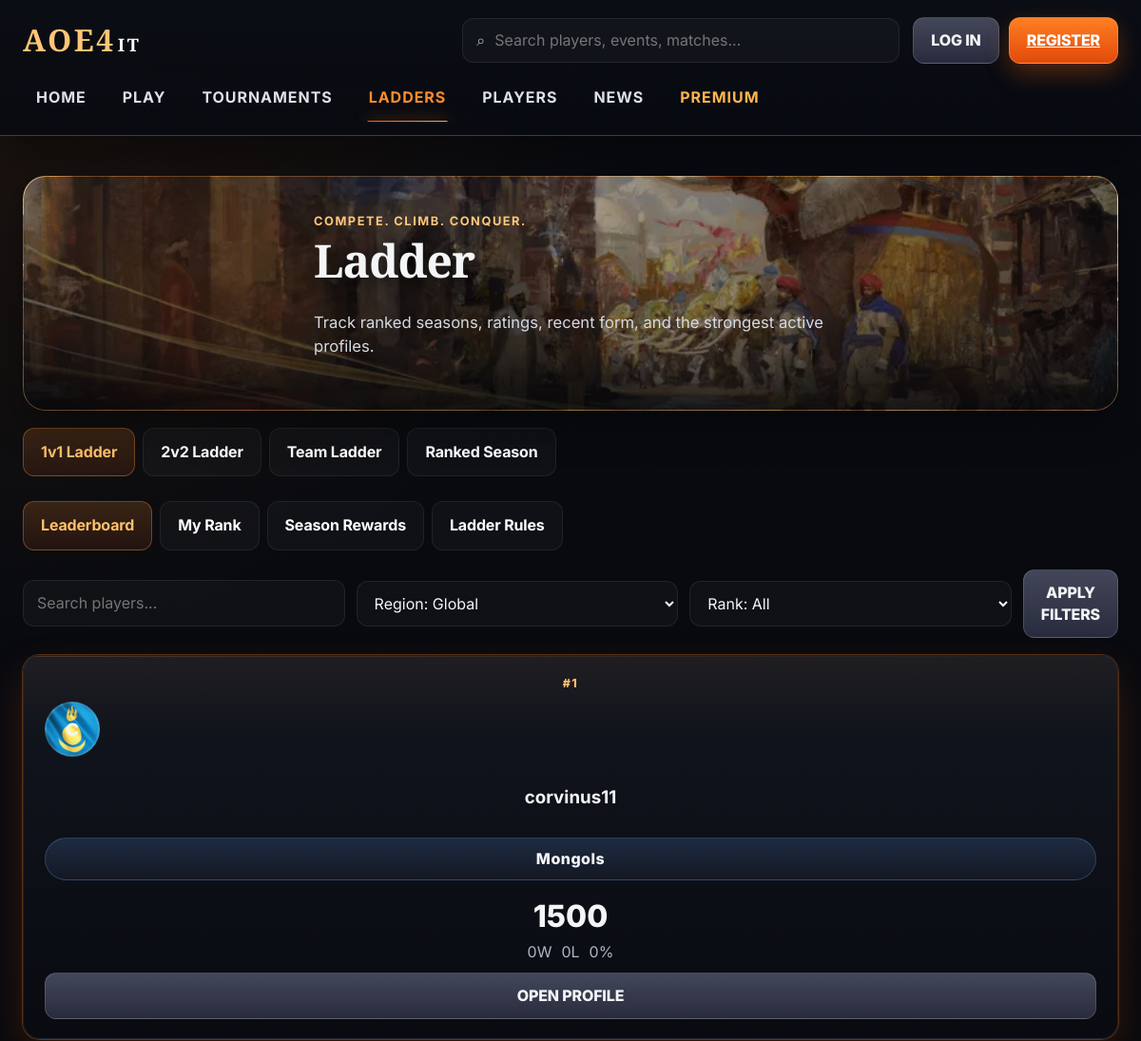
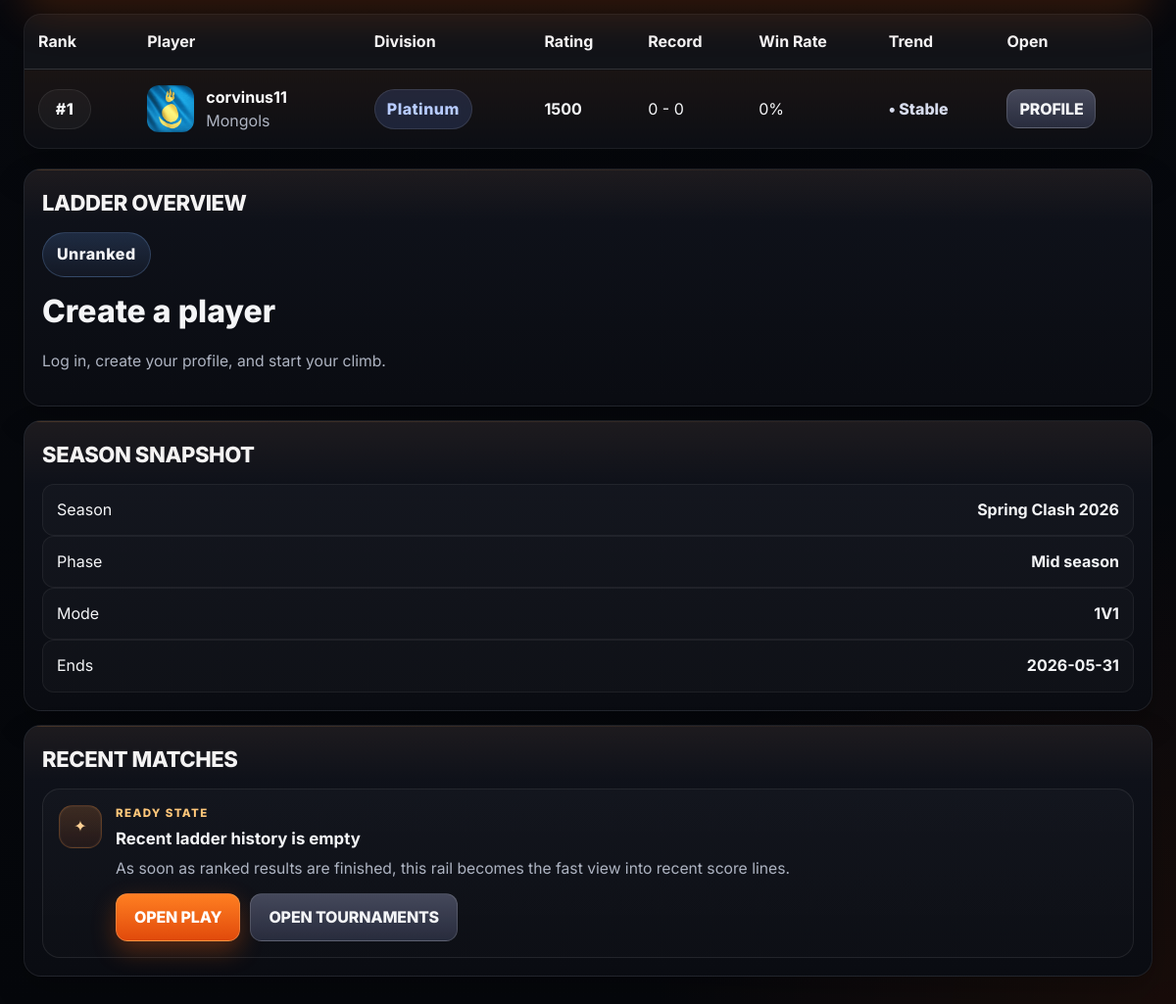
The page /ladder on the database its author committed (2 pictures, top to bottom).
### tables this page shows
CREATE TABLE players (
            id INTEGER PRIMARY KEY AUTOINCREMENT,
            user_id INTEGER UNIQUE,
            display_name TEXT NOT NULL UNIQUE,
            country TEXT,
            main_civ TEXT,
            bio TEXT,
            rating INTEGER NOT NULL DEFAULT 1500,
            trust_score INTEGER NOT NULL DEFAULT 100,
            is_shadow INTEGER NOT NULL DEFAULT 0,
            created_at TEXT NOT NULL,
            FOREIGN KEY (user_id) REFERENCES users(id)
        );

### app.py (the view)
@app.route('/ladder')
def ladder():
    mode = request.args.get('mode', '1v1').strip().lower()
    if mode not in {'1v1', '2v2', 'team', 'season'}:
        mode = '1v1'
    view = request.args.get('view', 'leaderboard').strip().lower()
    if view not in {'leaderboard', 'my-rank', 'rewards', 'rules'}:
        view = 'leaderboard'
    search = request.args.get('q', '').strip()
    region = request.args.get('region', 'global').strip().upper() or 'GLOBAL'
    rank_filter = request.args.get('rank', 'all').strip().lower() or 'all'
    rows = filtered_public_players(search=search, country='' if region == 'GLOBAL' else region)
    if rank_filter != 'all':
        rows = [row for row in rows if rating_band(row['rating']) == rank_filter]
    ladder_rows = []
    for idx, row in enumerate(rows, start=1):
        ladder_rows.append({'rank': idx, 'player': row, 'stats': player_stats(row['id'])})
    current_player = get_current_player()
    current_player_row = next((row for row in ladder_rows if current_player and row['player']['id'] == current_player['id']), None)
    season_window = {
        'name': 'Spring Clash 2026',
        'phase': 'Mid season',
        'ends_at': '2026-05-31 23:59',
    }
    return render_template(
        'ladder.html',
        ladder_rows=ladder_rows,
        recent=recent_results(6),
        mode=mode,
        view=view,
        search=search,
        region=region,
        rank_filter=rank_filter,
        current_player_row=current_player_row,
        season_window=season_window,
    )

### app.py (called while the page is built, shortened)
def email_enabled() -> bool:
    return bool((RESEND_API_KEY and MAIL_FROM) or (SMTP_HOST and MAIL_FROM))

def validate_csrf_or_reject():
    if request.method in SAFE_HTTP_METHODS or request.endpoint == 'static':
        return None
    sent_token = request.form.get('_csrf_token', '') or request.headers.get('X-CSRF-Token', '')
    expected_token = session.get(CSRF_SESSION_KEY, '')
    if not expected_token or not sent_token or not secrets.compare_digest(str(sent_token), str(expected_token)):
        return csrf_failure_response()
    return None

def get_db() -> sqlite3.Connection:
    if 'db' not in g:
        conn = sqlite3.connect(DB_PATH, timeout=30)
        conn.row_factory = sqlite3.Row
        conn.execute('PRAGMA foreign_keys = ON')
        g.db = conn
    return g.db

def query_all(sql: str, params: tuple = ()):
    return get_db().execute(sql, params).fetchall()

def query_one(sql: str, params: tuple = ()):
    return get_db().execute(sql, params).fetchone()

def now() -> datetime:
    return datetime.now()

def ensure_column(table: str, column: str, definition: str) -> None:
    cols = {row['name'] for row in query_all(f'PRAGMA table_info({table})')}
    if column not in cols:
        get_db().execute(f'ALTER TABLE {table} ADD COLUMN {definition}')
        get_db().commit()

@app.before_request
def apply_request_security():
    session.permanent = True
    csrf_result = validate_csrf_or_reject()
    if csrf_result is not None:
        return csrf_result

def get_current_user() -> Optional[sqlite3.Row]:
    uid = session.get('user_id')
    if not uid:
        return None
    return query_one('SELECT * FROM users WHERE id = ?', (uid,))

def get_current_player() -> Optional[sqlite3.Row]:
    user = get_current_user()
    if not user or not user['player_id']:
        return None
    return query_one('SELECT * FROM players WHERE id = ?', (user['player_id'],))

def is_admin() -> bool:
    user = get_current_user()
    return bool(user and user['is_admin'])

def shadow_lab_available() -> bool:
    return ENABLE_SHADOW_LAB or APP_ENV == 'development'

def auto_start_due_tournaments() -> None:
    due = query_all('SELECT * FROM tournaments WHERE status = ? AND starts_at IS NOT NULL', ('open',))
    current = now()

def expire_pending_practice_rooms() -> None:
    rows = query_all("SELECT * FROM practice_rooms WHERE status = 'awaiting_accept' AND ready_expires_at IS NOT NULL")
    current = now()

### templates/ladder.html (shortened to what this page needs)
{% extends 'faceit_base.html' %}
{% from '_faceit_macros.html' import empty_panel %}
{% block content %}
<section class="hero compact hero-with-art" style="background-image:url('{{ url_for('static', filename='art/header_market.webp') }}');">
  <div class="hero-overlay"></div>
  <div class="hero-center center-narrow">
    <div class="hero-kicker">Compete. Climb. Conquer.</div>
    <h1>Ladder</h1>
    <p>Track ranked seasons, ratings, recent form, and the strongest active profiles.</p>
  </div>
</section>
<section class="tab-strip slim underlined">
  <a class="ladder-mode {% if mode == '1v1' %}active{% endif %}" href="{{ url_for('ladder', mode='1v1', view=view, q=search, region=region, rank=rank_filter) }}">1v1 Ladder</a>
  <a class="ladder-mode {% if mode == '2v2' %}active{% endif %}" href="{{ url_for('ladder', mode='2v2', view=view, q=search, region=region, rank=rank_filter) }}">2v2 Ladder</a>
  <a class="ladder-mode {% if mode == 'team' %}active{% endif %}" href="{{ url_for('ladder', mode='team', view=view, q=search, region=region, rank=rank_filter) }}">Team Ladder</a>
  <a class="ladder-mode {% if mode == 'season' %}active{% endif %}" href="{{ url_for('ladder', mode='season', view=view, q=search, region=region, rank=rank_filter) }}">Ranked Season</a>
</section>
<section class="ladder-layout ladder-tier2-layout">
  <div class="ladder-main">
    <div class="tab-strip slim underlined">
      <a class="subtab {% if view == 'leaderboard' %}active{% endif %}" href="{{ url_for('ladder', mode=mode, view='leaderboard', q=search, region=region, rank=rank_filter) }}">Leaderboard</a>
      <a class="subtab {% if view == 'my-rank' %}active{% endif %}" href="{{ url_for('ladder', mode=mode, view='my-rank', q=search, region=region, rank=rank_filter) }}">My Rank</a>
      <a class="subtab {% if view == 'rewards' %}active{% endif %}" href="{{ url_for('ladder', mode=mode, view='rewards', q=search, region=region, rank=rank_filter) }}">Season Rewards</a>
      <a class="subtab {% if view == 'rules' %}active{% endif %}" href="{{ url_for('ladder', mode=mode, view='rules', q=search, region=region, rank=rank_filter) }}">Ladder Rules</a>
    </div>
    <form class="filter-row ladder-filters" method="get" action="{{ url_for('ladder') }}">
      <input type="text" name="q" placeholder="Search players..." value="{{ search }}" />
      <select name="region">
        <option value="GLOBAL" {% if region == 'GLOBAL' %}selected{% endif %}>Region: Global</option>
      </select>
      <select name="rank">
        <option value="all" {% if rank_filter == 'all' %}selected{% endif %}>Rank: All</option>
      </select>
      <button class="small-btn alt" type="submit">Apply Filters</button>
    </form>
    {% if view == 'leaderboard' %}
    {% if ladder_rows %}<section class="podium-grid podium-grid-{{ [ladder_rows|length, 3]|min }} top-gap">
      {% for row in ladder_rows[:3] %}
      {% set stats = row.stats %}
      {% set wr = ((stats.wins / stats.played * 100) if stats.played else 0)|round(1) %}
      <article class="card podium-card podium-{{ row.rank }} {% if row.rank == 1 %}glow-orange{% endif %}">
        <div class="podium-rank">#{{ row.rank }}</div>
        <div class="profile-avatar big" style="background-image:url('{{ url_for('static', filename='flags/' ~ civ_flags[row.player.main_civ]) if row.player.main_civ and civ_flags.get(row.player.main_civ) else url_for('static', filename='art/default_avatar.svg') }}')">{{ row.player.display_name[0]|upper }}</div>
        <h3>{{ row.player.display_name }}</h3>
        <div class="rank-badge">{{ row.player.main_civ or 'Open pool' }}</div>
        <div class="podium-rating">{{ row.player.rating }}</div>
        <div class="podium-meta">
          <span>{{ stats.wins }}W</span>
          <span>{{ stats.losses }}L</span>
          <span>{{ wr }}%</span>
        </div>
        <a class="small-btn alt" href="{{ url_for('player_detail', player_id=row.player.id) }}">Open profile</a>
      </article>
      {% endfor %}
    </section>
    <div class="table-wrap tier2-table-wrap top-gap">
      <table class="ladder-table-upgraded">
        <thead>
          <tr><th>Rank</th><th>Player</th><th>Division</th><th>Rating</th><th>Record</th><th>Win Rate</th><th>Trend</th><th>Open</th></tr>
        </thead>
        <tbody>
          {% for row in ladder_rows %}
          {% set stats = row.stats %}
          {% set winrate = ((stats.wins / stats.played * 100) if stats.played else 0)|round(1) %}
          {% set band = 'Conqueror' if row.player.rating >= 1900 else ('Diamond' if row.player.rating >= 1600 else ('Platinum' if row.player.rating >= 1300 else 'Gold')) %}
          {% set trend = 'Up' if stats.wins > stats.losses else ('Down' if stats.losses > stats.wins else 'Stable') %}
          <tr class="{% if row.rank <= 3 %}elite-row{% endif %}">
            <td><span class="rank-chip">#{{ row.rank }}</span></td>
            <td>
              <div class="ladder-player-cell">
                <div class="avatar-sm" style="background-image:url('{{ url_for('static', filename='flags/' ~ civ_flags[row.player.main_civ]) if row.player.main_civ and civ_flags.get(row.player.main_civ) else url_for('static', filename='art/default_avatar.svg') }}')"></div>
                <div>
                  <a class="table-player-link" href="{{ url_for('player_detail', player_id=row.player.id) }}">{{ row.player.display_name }}</a>
                  <div class="muted">{{ row.player.main_civ or 'Open pool' }}</div>
                </div>
              </div>
            </td>
            <td><span class="division-badge division-{{ band|lower }}">{{ band }}</span></td>
            <td><strong>{{ row.player.rating }}</strong></td>
            <td>{{ stats.wins }} - {{ stats.losses }}</td>
            <td>{{ winrate }}%</td>
            <td>
              {% if trend == 'Up' %}<span class="trend trend-up">▲ Rising</span>{% elif trend == 'Down' %}<span class="trend trend-down">▼ Falling</span>{% else %}<span class="trend trend-flat">• Stable</span>{% endif %}
            </td>
            <td><a class="small-btn alt compact-open" href="{{ url_for('player_detail', player_id=row.player.id) }}">Profile</a></td>
          </tr>
          {% endfor %}
        </tbody>
      </table>
    </div>{% else %}
    <div class="table-empty-wrap">{{ empty_panel('No ladder yet', 'The first completed result will create the ladder board, podium, and season movement.', url_for('play'), 'Open queue', url_for('players'), 'Create profile') }}</div>{% endif %}
    {% endif %}
  </div>
  <aside class="sidebar-stack">
    <article class="card ladder-overview upgraded-overview surface-card--sidebar">
      <div class="card-title">Ladder Overview</div>
      {% if current_player %}
      <div class="rank-badge {% if current_player.rating >= 1900 %}gold-badge{% elif current_player.rating >= 1600 %}blue-badge{% endif %}">{% if current_player.rating >= 1900 %}Conqueror{% elif current_player.rating >= 1600 %}Diamond{% elif current_player.rating >= 1300 %}Platinum{% else %}Gold{% endif %}</div>
      <div class="rating-big">{{ current_player.rating }} rating</div>
      <p class="muted">Current civ: {{ current_player.main_civ or 'Unset' }}</p>
      <div class="progress-track"><span style="width:{{ [100, ((current_player.rating-1000)/9)|int]|min if current_player.rating>1000 else 20 }}%"></span></div>
      <div class="muted">Next breakpoint: {{ ((current_player.rating//100)+1)*100 }}</div>
      <div class="overview-notes top-gap">
        <div class="leader-row compact-row"><span>Best lane</span><strong>{{ mode|upper }}</strong></div>
        <div class="leader-row compact-row"><span>Season focus</span><strong>{{ season_window.phase }}</strong></div>
      </div>
      {% else %}
      <div class="rank-badge">Unranked</div>
      <div class="rating-big">Create a player</div>
      <p class="muted">Log in, create your profile, and start your climb.</p>
      {% endif %}
    </article>
    <article class="card rewards-card surface-card--sidebar">
      <div class="card-title">Season Snapshot</div>
      <div class="leader-row compact-row"><span>Season</span><strong>{{ season_window.name }}</strong></div>
      <div class="leader-row compact-row"><span>Phase</span><strong>{{ season_window.phase }}</strong></div>
      <div class="leader-row compact-row"><span>Mode</span><strong>{{ mode|upper }}</strong></div>
      <div class="leader-row compact-row"><span>Ends</span><strong>{{ season_window.ends_at[:10] }}</strong></div>
    </article>
    <article class="card recent-matches upgraded-recent-matches surface-card--sidebar">
      <div class="card-title">Recent Matches</div>
      {% for row in recent[:4] %}
      <div class="match-row">
        <div class="match-left"><div class="avatar-sm"></div><div><strong>{{ row.player1_name }} vs {{ row.player2_name }}</strong><div class="muted">{{ row.context_name }}</div></div></div>
        <div class="muted">{% if row.score1 is not none and row.score2 is not none %}{{ row.score1 }}-{{ row.score2 }}{% else %}Pending{% endif %}</div>
      </div>
      {% else %}
      {{ empty_panel('Recent ladder history is empty', 'As soon as ranked results are finished, this rail becomes the fast view into recent score lines.', url_for('play'), 'Open play', url_for('tournaments'), 'Open tournaments', compact=True) }}
      {% endfor %}
    </article>
  </aside>
</section>
{% endblock %}

### rows shown on the page
players: rank "1", main_civ (picture), player "C", player.display_name "corvinus11", player "Mongols", player.rating "1500", wins "0", losses "0", is_shadow "0", band "Platinum"

### other values the page prints
{{ season_window.name }} "Spring Clash 2026"
{{ season_window.phase }} "Mid season"
{{ mode|upper }} "1V1"
{{ season_window.ends_at[:10] }} "2026-05-31"
{{ title }} "Recent ladder history is empty"
{{ body }} "As soon as ranked results are finished, this rail becomes the fast view into recent score lines."
{{ primary_text }} "OPEN PLAY"
{{ secondary_text }} "OPEN TOURNAMENTS"
